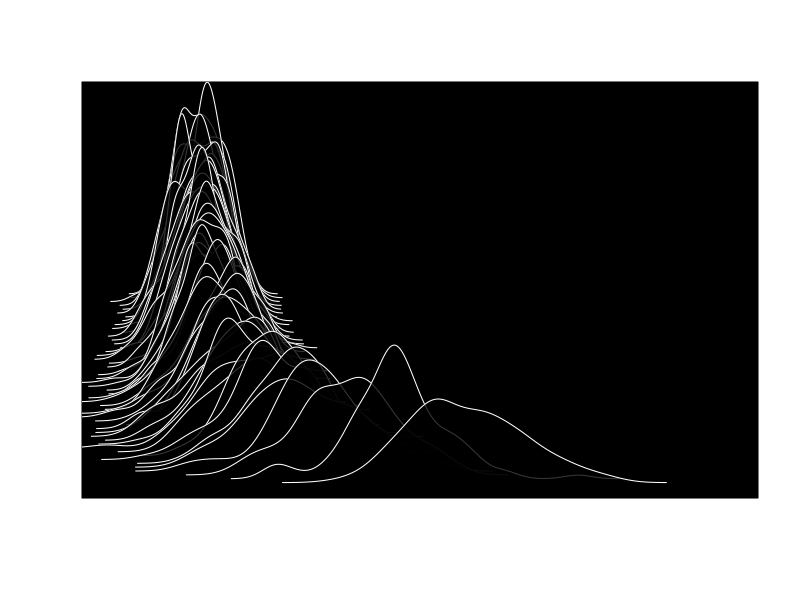
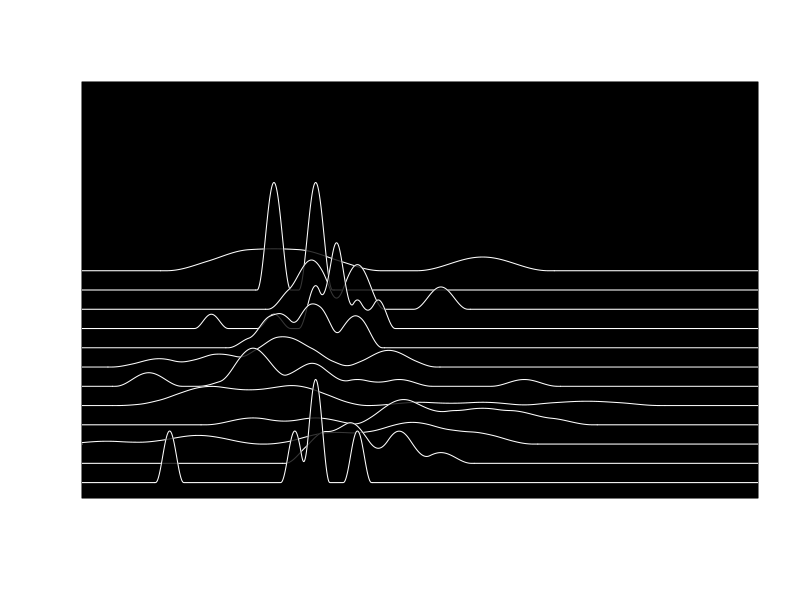

R code for these plots, in order:
# x, y: data
# slices: number of horizontal slices through the data
# lboost: coefficient to increase the height of the lines
# gboost: coefficient to increase the height of the graph (ylim)
# xinc: horizontal offset for each succesive slice 
#		(typically something like 1/80)
# yinc: vertical offset for each succesive slice
# bcol: background color
# fcol: fill color for each slice (polygon)
# lcol: line color for each slice
# lwidth: line width
# extend: Boolean to extend lines to edge of plot area
# densopt: list of strings containing density() arguments that are passed verbatim.

# NB if you want to cycle slice colors through vectors, you
#	need to change the function code; it sounds like a
#	pretty bad idea to me, but each to their own.

slicedens<-function(x,y,slices=50,lboost=1,gboost=1,xinc=0,yinc=0.01,
		bcol="black",fcol="black",lcol="white",lwidth=1,extend=FALSE,
		densopt=NULL) {
	ycut<-min(y)+((0:(slices))*(max(y)-min(y))/slices)
	height<-gboost*((slices*yinc)+max(density(x)$y))
	plot(	c(min(x),max(x)+((max(x)-min(x))/4)),
		c(0,height),
		xaxt="n",yaxt="n",ylab="",xlab="")
	rect(par("usr")[1],par("usr")[3],par("usr")[2],par("usr")[4],col=bcol)
	for(i in slices:1) {
		miny<-ycut[i]
		maxy<-ycut[i+1]
		gx<-(i-1)*(max(x)-min(x))*xinc
		gy<-(i-1)*(height)*yinc
		dd<-do.call(density,append(list(x=x[y>=miny & y<maxy]),
						   densopt))
		polygon(dd$x+gx,lboost*dd$y+gy,col=fcol)
		lines(dd$x+gx,lboost*dd$y+gy,col=lcol,lwd=lwidth)
		if(extend) {
			lines(c(par("usr")[1],dd$x[1]+gx),
				rep(lboost*dd$y[1]+gy,2),col=lcol)
			lines(c(dd$x[length(dd$x)]+gx,par("usr")[2]),
				rep(lboost*dd$y[length(dd$y)]+gy,2),col=lcol)
		}
	}
}

# Example 1:
y<-runif(5000,min=-1,max=1)
x<-runif(5000,min=-1,max=1)+rnorm(5000,mean=1/(y+1.1),sd=0.8-(y*0.5))
slicedens(x,y,lboost=0.8,fcol=rgb(0,0,0,200,maxColorValue=255))

# Example 2:
slicedens(x=iris$Sepal.Width,y=iris$Sepal.Length,slices=12,yinc=0.05,
		lboost=0.03,gboost=0.4,fcol=rgb(0,0,0,200,maxColorValue=255),
		extend=TRUE,densopt=list(kernel="cosine",adjust=0.5))
